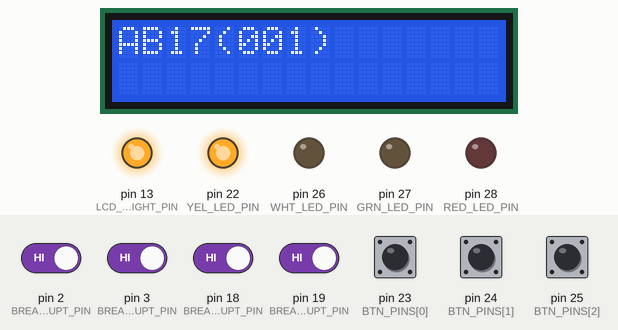
The sketch below on a simulated Arduino Mega 2560, built with avr-gcc and run on an emulated ATmega2560. Shown: 16×2 character LCD, output pins drawn as LEDs (lit = HIGH). Inputs (shaded band) come from the test bench; at power-on: pin 2 (BREAK_SENSOR_02_INTERRUPT_PIN), pin 3 (BREAK_SENSOR_03_INTERRUPT_PIN), pin 18 (BREAK_SENSOR_00_INTERRUPT_PIN), pin 19 (BREAK_SENSOR_01_INTERRUPT_PIN) HIGH, pin 23 (BTN_PINS[0]), pin 24 (BTN_PINS[1]), pin 25 (BTN_PINS[2]) LOW. The local clock reads 2024-03-15 10:24:30 at power-on unless the sketch sets it; storage starts empty.

Above: at 1.3 s.
1.4 s: pin 18 (BREAK_SENSOR_00_INTERRUPT_PIN) driven LOW
At 2.3 s:
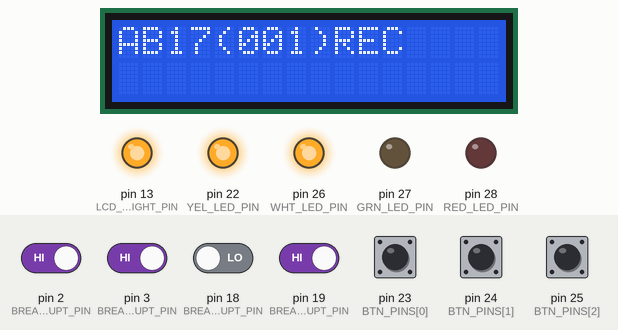
2.9 s: pin 19 (BREAK_SENSOR_01_INTERRUPT_PIN) driven LOW
At 3.4 s:
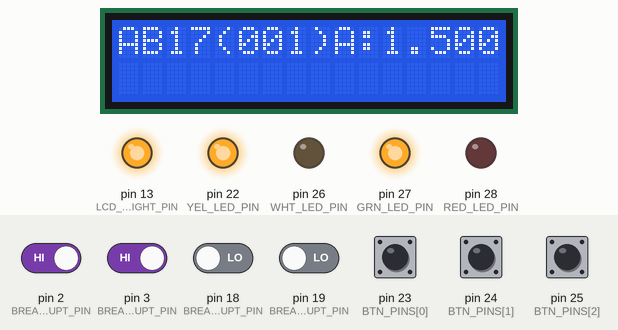
4.4 s: pin 2 (BREAK_SENSOR_02_INTERRUPT_PIN) driven LOW
At 5.6 s:
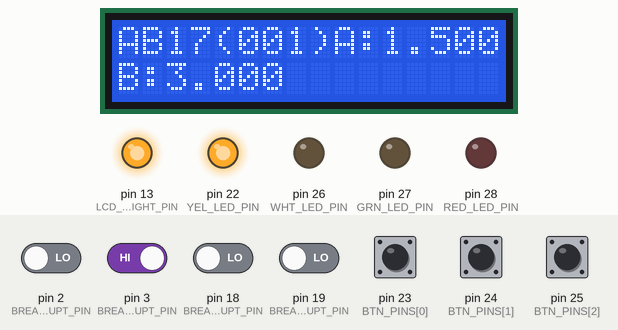
5.9 s: pin 3 (BREAK_SENSOR_03_INTERRUPT_PIN) driven LOW
At 7.1 s:
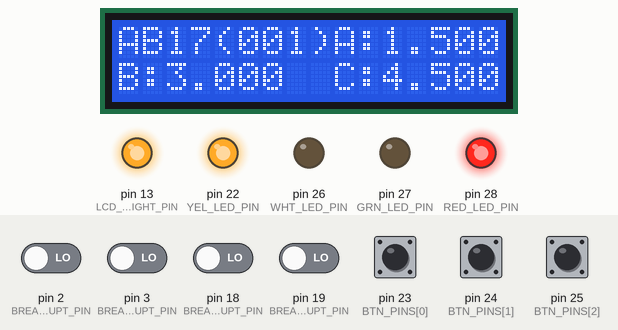
7.4 s: pin 24 (BTN_PINS[1]) pulled HIGH for 0.15 s
At 8.6 s:
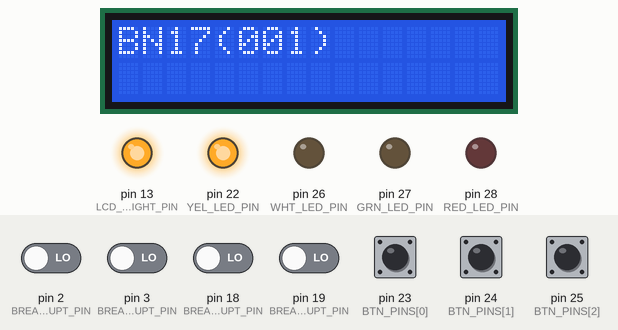
9.0 s: pin 24 (BTN_PINS[1]) pulled HIGH for 1 s
At 10.1 s:
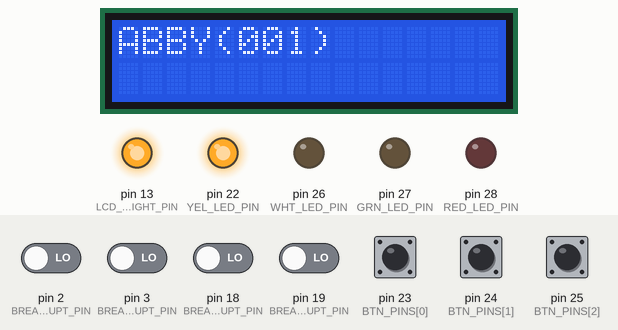
Timing chart, 0 to 12.0 s (numbered marks = the images above; inputs shaded):
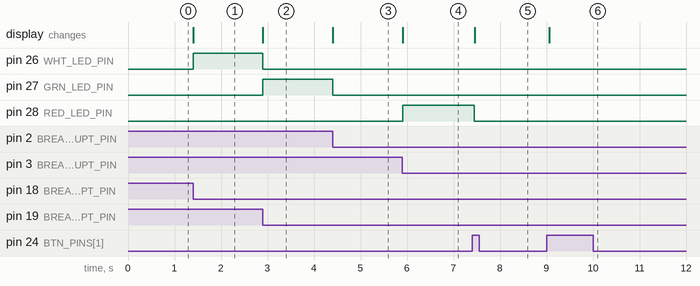

The sketch:

sketch_awana.ino
```cpp
/*******************************************************************************
* Awana Car Timing
* Author: David Trotz
* email: david.trotz@gmail.com
******************************************************************************/
#include <SPI.h>
#include <SD.h>
#include <LiquidCrystal.h>
#include <Wire.h>
#include "RTClib.h"

////////////////////////////////////////////////////////////////////////////////
// Method Prototypes
////////////////////////////////////////////////////////////////////////////////
void start_00_timing();
void mid_01_timing();
void mid_02_timing();
void end_03_timing();

////////////////////////////////////////////////////////////////////////////////
// Global Variables
////////////////////////////////////////////////////////////////////////////////
RTC_DS1307 RTC;
// The following interrupt pins are different based on the Arduino being used.
// In this case we are targeting the Arduino Mega
const int BREAK_SENSOR_00_INTERRUPT_PIN = 18;
const int BREAK_SENSOR_01_INTERRUPT_PIN = 19;
const int BREAK_SENSOR_02_INTERRUPT_PIN = 2;
const int BREAK_SENSOR_03_INTERRUPT_PIN = 3;

const int SD_CARD_CHIP_SELECT           = 53;

const int TOTAL_BTNS  = 3;

const int YEL_LED_PIN                   = 22;
const int BTN_PINS[TOTAL_BTNS]          = {23, 24, 25};
const int WHT_LED_PIN                   = 26;
const int GRN_LED_PIN                   = 27;
const int RED_LED_PIN                   = 28 ;

const int TOTAL_CAR_OWNERS = 6;
const char CAR_OWNERS[TOTAL_CAR_OWNERS][16] = {"AB17", "BN17", "ABBY", "BEN", "WILLY", "JAMES"};
int CAR_OWNERS_TEST_NUMBER[TOTAL_CAR_OWNERS] = {0};

int curCarIndex = 0;

// This board can be run in 8 bit or 4 bit modes.
// The bits indicate the width of the datapipe.
// 8-bit LCD (we want the added performance of 8 bits)
LiquidCrystal lcd(12, 11, 10, 9, 8, 7, 6, 5, 4, 15, 14);

int LCD_BACKLIGHT_PIN   = 13;
long iter       = 0;
char dataFilename[256];
char messageBuffer[64];
char floatBuffer[16];
char startInfo00Buffer[256] = {0};
char midInfo01Buffer[256] = {0};
char midInfo02Buffer[256] = {0};
char endInfo03Buffer[256] = {0};

volatile signed long start_00_millis    = -1;
volatile signed long mid_01_millis      = -1;
volatile signed long mid_02_millis      = -1;
volatile signed long end_03_millis      = -1;

bool handledStart00 = false;
bool handledMid01 = false;
bool handledMid02 = false;
bool handledEnd03 = false;

int btnStates[TOTAL_BTNS];
int lastBtnStates[TOTAL_BTNS];

unsigned long lastDebounceTimes[TOTAL_BTNS] = {0};
const unsigned long DEBOUNCE_DELAY = 50;

void setup()
{
	digitalWrite(BREAK_SENSOR_00_INTERRUPT_PIN, HIGH);
	attachInterrupt(digitalPinToInterrupt(BREAK_SENSOR_00_INTERRUPT_PIN), start_00_timing, FALLING);
	digitalWrite(BREAK_SENSOR_01_INTERRUPT_PIN, HIGH);
	attachInterrupt(digitalPinToInterrupt(BREAK_SENSOR_01_INTERRUPT_PIN), mid_01_timing, FALLING);
	digitalWrite(BREAK_SENSOR_02_INTERRUPT_PIN, HIGH);
	attachInterrupt(digitalPinToInterrupt(BREAK_SENSOR_02_INTERRUPT_PIN), mid_02_timing, FALLING);
	digitalWrite(BREAK_SENSOR_03_INTERRUPT_PIN, HIGH);
	attachInterrupt(digitalPinToInterrupt(BREAK_SENSOR_03_INTERRUPT_PIN), end_03_timing, FALLING);

	pinMode(RED_LED_PIN, OUTPUT);
	pinMode(GRN_LED_PIN, OUTPUT);
	pinMode(YEL_LED_PIN, OUTPUT);
	pinMode(WHT_LED_PIN, OUTPUT);


	for(int i = 0; i < TOTAL_BTNS; i++) {
		pinMode(BTN_PINS[i], INPUT);
		btnStates[i] = LOW;
		lastBtnStates[i] = LOW;
	}

	for(int i = 0; i < TOTAL_CAR_OWNERS; i++) {
		CAR_OWNERS_TEST_NUMBER[i] = 1;
	}

	Wire.begin();
	RTC.begin();
	if (! RTC.isrunning()) {
		// following line sets the RTC to the date & time this sketch was compiled
		RTC.adjust(DateTime(__DATE__, __TIME__));
	}

	pinMode(LCD_BACKLIGHT_PIN, OUTPUT);
	digitalWrite(LCD_BACKLIGHT_PIN, HIGH); // turn LCD_BACKLIGHT_PIN on. Replace 'HIGH' with 'LOW' to turn it off.
	lcd.begin(16,2);              // columns, rows.  use 16,2 for a 16x2 LCD, etc.
	lcd.clear();

	if (!SD.begin(SD_CARD_CHIP_SELECT)) {
		lcd.setCursor(0,0);
		lcd.print("SD Card Failed!");
		// don't do anything more:
		while (1);
	}

	DateTime now = RTC.now();

	sprintf(dataFilename, "%02d-%02d-%02d.csv", now.year() % 2000, now.month(), now.day());
	if (!SD.exists(dataFilename)) {
		File dataFile = SD.open(dataFilename, FILE_WRITE);
		if (dataFile) {
			dataFile.print("date,car,test,start_00,mid_01,mid_01_len,mid_02,mid_02_len,end_03,end_03_len\n");
			dataFile.close();
		} else {
			lcd.setCursor(0,0);
			lcd.print("File Error!");
			lcd.setCursor(0,1);
			lcd.print(dataFilename);
		}
	}
	resetState(true);
}

void loop() {
	checkBtnStates();

	if(!handledStart00 && start_00_millis > 0) {
		lcd.setCursor(9,0);
		lcd.print("REC");
		DateTime now = RTC.now();
		sprintf(startInfo00Buffer, "%02d-%02d-%02d,%s,%d,%ld", now.year(), now.month(), now.day(), CAR_OWNERS[curCarIndex], CAR_OWNERS_TEST_NUMBER[curCarIndex], start_00_millis);
		handledStart00 = true;
		digitalWrite(WHT_LED_PIN, HIGH);
	}

	if(handledStart00 && !handledMid01 && mid_01_millis > 0) {
		float seconds = ((((float)mid_01_millis) - ((float)start_00_millis))/(1000.0f));
		lcd.setCursor(9,0);
		sprintf(messageBuffer, "A:%s", dtostrf(seconds, 4, 3, floatBuffer));
		lcd.print(messageBuffer);
		sprintf(midInfo01Buffer, "%ld,%s", mid_01_millis, dtostrf(seconds, 4, 3, floatBuffer));
		handledMid01 = true;
		digitalWrite(WHT_LED_PIN, LOW);
		digitalWrite(GRN_LED_PIN, HIGH);
	}

	if(handledMid01 && !handledMid02 && mid_02_millis > 0) {
		float seconds = ((((float)mid_02_millis) - ((float)start_00_millis))/(1000.0f));
		lcd.setCursor(0,1);
		sprintf(messageBuffer, "B:%s", dtostrf(seconds, 4, 3, floatBuffer));
		lcd.print(messageBuffer);
		sprintf(midInfo02Buffer, "%ld,%s", mid_02_millis, dtostrf(seconds, 4, 3, floatBuffer));
		handledMid02 = true;
		digitalWrite(GRN_LED_PIN, LOW);
	}

	if(handledMid02 && !handledEnd03 && end_03_millis > 0) {
		float seconds = ((((float)end_03_millis) - ((float)start_00_millis))/(1000.0f));
		lcd.setCursor(9,1);
		sprintf(messageBuffer, "C:%s", dtostrf(seconds, 4, 3, floatBuffer));
		lcd.print(messageBuffer);
		File dataFile = SD.open(dataFilename, FILE_WRITE);
		if (dataFile) {
			sprintf(endInfo03Buffer, "%s,%s,%s,%ld,%s\n", startInfo00Buffer, midInfo01Buffer, midInfo02Buffer, end_03_millis, dtostrf(seconds, 4, 3, floatBuffer));
			dataFile.print(endInfo03Buffer);
			dataFile.close();
		} else {
			lcd.setCursor(0,0);
			lcd.print("File Error!");
			lcd.setCursor(0,1);
			lcd.print(dataFilename);
		}
		handledEnd03 = true;
		digitalWrite(RED_LED_PIN, HIGH);
	}
}

void checkBtnStates() {
	for(int i = 0; i < TOTAL_BTNS; i++) {
		int btnReading = digitalRead(BTN_PINS[i]);

		// If the switch changed, due to noise or pressing:
		if (btnReading != lastBtnStates[i]) {
			// reset the debouncing timer
			lastDebounceTimes[i] = millis();
		}

		if ((millis() - lastDebounceTimes[i]) > DEBOUNCE_DELAY) {
			// whatever the reading is at, it's been there for longer than the debounce
			// delay, so take it as the actual current state:

			// if the button state has changed:
			if (btnReading != btnStates[i]) {
				btnStates[i] = btnReading;
				// only toggle the LED if the new button state is HIGH
				if (btnStates[i] == HIGH) {
					switch(i) {
						case 0:
						resetState(false);
						break;
						case 1:
						switchCar();
						break;
						case 2:
						incrementTest();
						break;
					}
				}
			}
		}
		lastBtnStates[i] = btnReading;
	}
}

void resetState(bool resetCar) {
	digitalWrite(YEL_LED_PIN, HIGH);
	digitalWrite(RED_LED_PIN, LOW);
	digitalWrite(GRN_LED_PIN, LOW);
	digitalWrite(WHT_LED_PIN, LOW);

	if (resetCar) {
		curCarIndex = 0;
	}
	resetLCD();

	start_00_millis    = -1;
	mid_01_millis      = -1;
	mid_02_millis      = -1;
	end_03_millis      = -1;

	handledStart00 = false;
	handledMid01 = false;
	handledMid02 = false;
	handledEnd03 = false;
}

void switchCar() {
	resetState(false);
	curCarIndex += 1;
	if (curCarIndex >= TOTAL_CAR_OWNERS) {
		curCarIndex = 0;
	}
	resetLCD();
}

void incrementTest() {
	resetState(false);
	CAR_OWNERS_TEST_NUMBER[curCarIndex] += 1;
	resetLCD();
}

void resetLCD() {
	lcd.clear();
	lcd.setCursor(0,0);
	sprintf(messageBuffer, "%s(%03d)", CAR_OWNERS[curCarIndex], CAR_OWNERS_TEST_NUMBER[curCarIndex]);
	lcd.print(messageBuffer);
}

void start_00_timing() {
	start_00_millis = millis();
}

void mid_01_timing() {
	mid_01_millis = millis();
}

void mid_02_timing() {
	mid_02_millis = millis();
}

void end_03_timing() {
	end_03_millis = millis();
}
```

Measured:
- after the input at 1.4 s, pin 26 (WHT_LED_PIN): LOW → HIGH at once; the display: changes at once (image 1)
- after the input at 2.9 s, pin 26 (WHT_LED_PIN): HIGH → LOW at once; pin 27 (GRN_LED_PIN): LOW → HIGH at once; the display: changes at once (image 2)
- after the input at 4.4 s, pin 27 (GRN_LED_PIN): HIGH → LOW at once; the display: changes at once (image 3)
- after the input at 5.9 s, pin 28 (RED_LED_PIN): LOW → HIGH at once; the display: changes at once (image 4)
- after the input at 7.4 s, pin 28 (RED_LED_PIN): HIGH → LOW after 0.05 s; the display: changes after 0.06 s (image 5)
- after the input at 9.0 s, the display: changes after 0.06 s (image 6)
